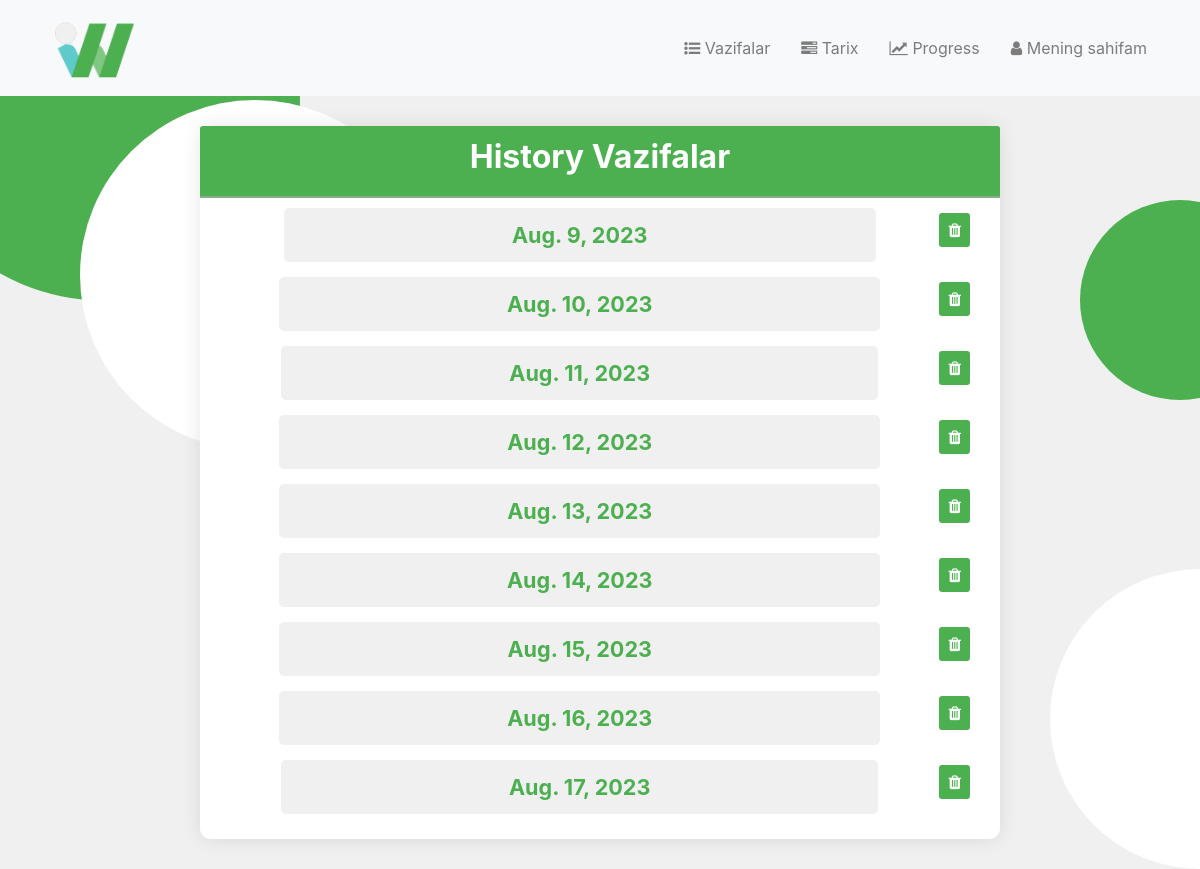
The app's page /historyVazifa/ (signed in), older data.
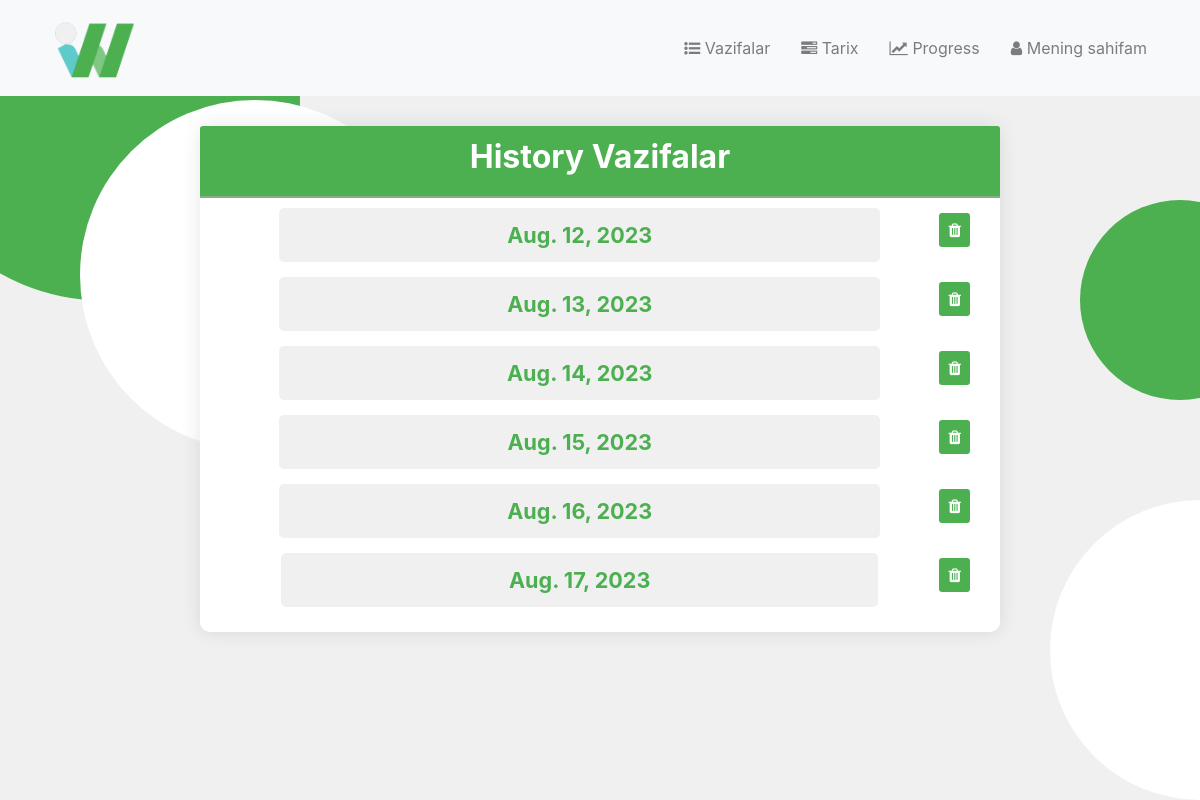
The same page, newer data.
### to_do_list/models.py (models this page shows, shortened)
class DateBajarildiModel(models.Model):
    foydalanuvchi = models.ForeignKey(User, on_delete=models.CASCADE, null=True, blank=True)
    date = models.DateField()
    class Meta:
        ordering = ['date']

### to_do_list/views.py (the view)
# urls.py: path("historyVazifa/", views.historyVazifa, name='historyVazifa'),
def historyVazifa(request):
    date_now = timezone.localdate()
    modelMe = DateBajarildiModel.objects.filter(
        date__lte = date_now,
        foydalanuvchi=request.user,
    ).values() # historyVazifalar
    last_10kun = date_now - timezone.timedelta(days=10)
    if not request.user.is_staff:
        DateBajarildiModel.objects.filter(
            date__lt=last_10kun,
            foydalanuvchi=request.user
        ).delete()
    return render(request, "to_do_list/historyVazifa.html", {"modelMe": modelMe})

### to_do_list/templates/to_do_list/historyVazifa.html (shortened to what this page needs)
{% extends 'to_do_list/layout.html' %}
{% block head %}
    {% load static %}
    <link rel="stylesheet" href="{% static 'to_do_list/read_style.css' %}">
{% endblock %}
{% block content %}
    <div class="container">
        <div class="row justify-content-center">
            <div class="card">
                <div class="card-header">
                    <h2>History Vazifalar</h2>
                </div>
                <div class="card-body">
                        {% for i in modelMe %}
                        <div class="dat">
                                <a href="{% url 'bajarilganVazifalar' i.id %}" class="item" style="text-decoration: none; color:#4caf50; margin-left: auto; margin-right: 0px; background-color: #f0f0f0; display: flex; align-items: center; justify-content: center; font-size: large;">
                            <div class="" style="margin-left: auto; margin-right: 0px; background-color: #f0f0f0; display: flex; align-items: center; justify-content: center; font-size: larger;">
                                        <strong>{{ i.date }}</strong>
                            </div>
                                </a>
                            <div class="delete-btn" >
                                <a href="{% url 'historyDeleteDate' i.id %}" class="btn btn-sm btn-danger" style="margin-right: auto; margin-left:0px;">
                                    <i class="fa fa-trash"></i>
                                </a>
                            </div>
                        </div>
                        {% endfor %}
                </div>
            </div>
        </div>
    </div>
{% endblock %}

Row changes from the older to the newer data that the page shows:
no longer on this page (row edited): DateBajarildiModel: date "Aug. 9, 2023"
no longer on this page (row edited): DateBajarildiModel: date "Aug. 10, 2023"
no longer on this page (row edited): DateBajarildiModel: date "Aug. 11, 2023"
